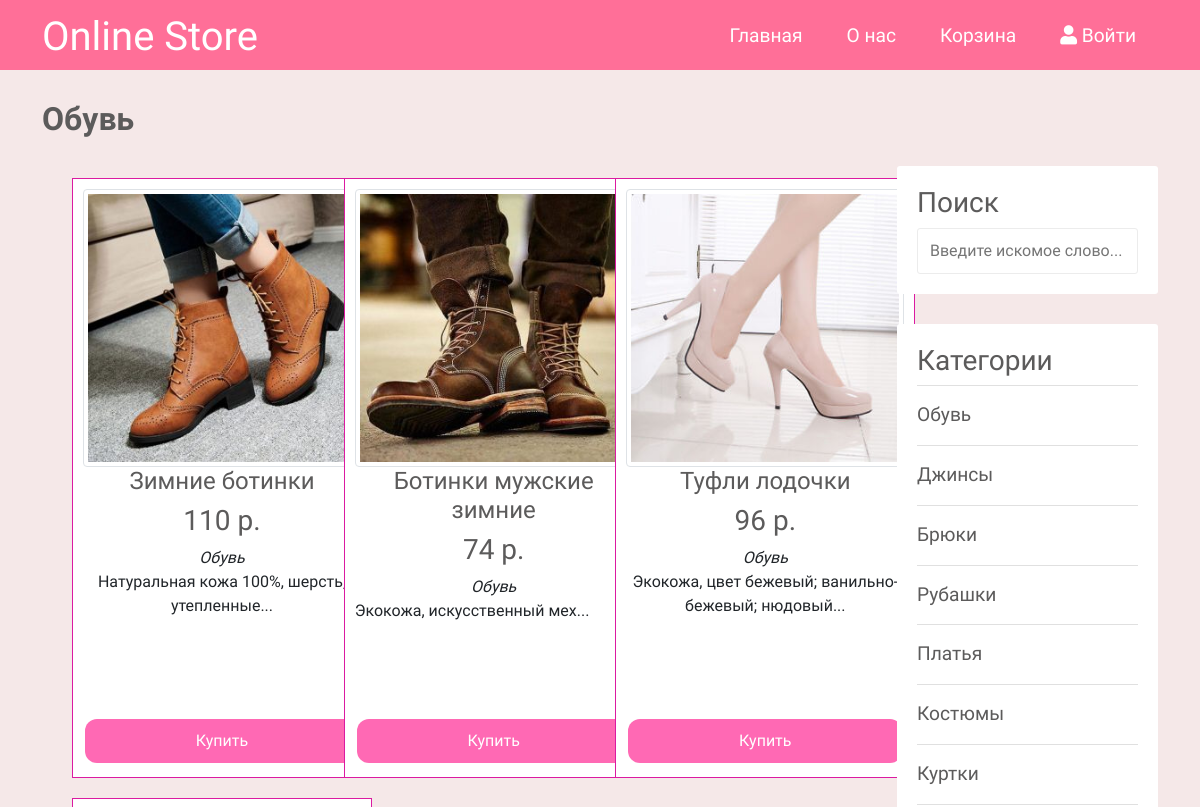
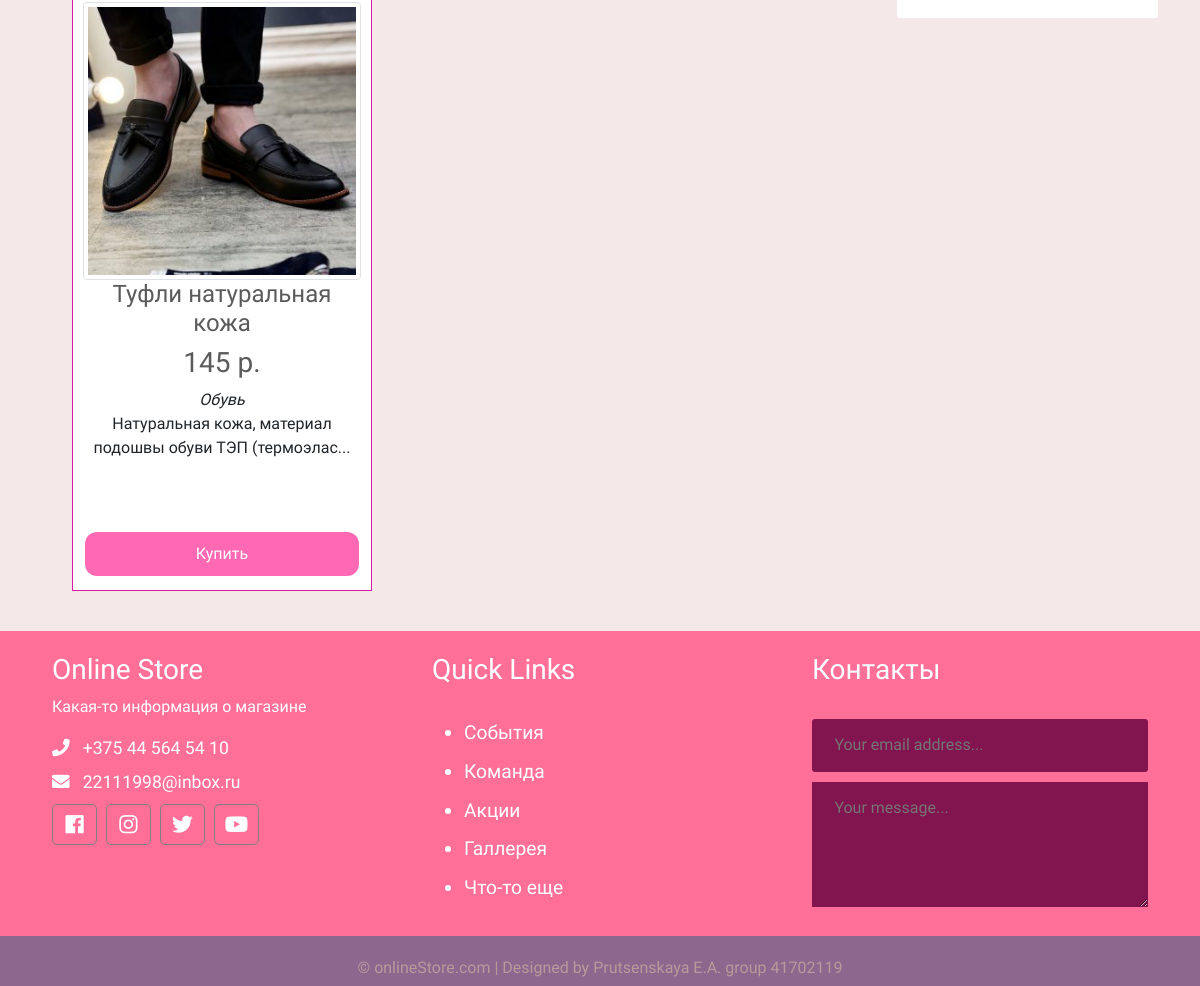
Page /category.php?id=11 on the committed database (2 pictures, top to bottom).
### tables this page shows
CREATE TABLE `topics` (
  `id` int NOT NULL,
  `name` varchar(255) NOT NULL,
  `description` text NOT NULL
);

CREATE TABLE `goods` (
  `id` int NOT NULL,
  `title` varchar(255) NOT NULL,
  `price` varchar(255) NOT NULL,
  `img` varchar(255) NOT NULL,
  `content` varchar(255) NOT NULL,
  `id_topic` int DEFAULT NULL
);

### app/database/db.php (called while the page is built, shortened)
<?php
require 'connect.php';
function dbCheckError($query){
    $errInfo = $query->errorInfo();
    return true;
}
function selectAll($table, $params = []){
    global $pdo;
    $sql = "SELECT * FROM $table";
    if(!empty($params)){
        $i = 0;
        foreach ($params as $key => $value){
            if ($i === 0){
                $sql = $sql . " WHERE $key=$value";
            }else{
                $sql = $sql . " AND $key=$value";
            }
            $i++;
        }
    }
    $query = $pdo->prepare($sql);
    $query->execute();
    return $query->fetchAll();
}
function selectOne($table, $params = []){
    global $pdo;
    $sql = "SELECT * FROM $table";
    if(!empty($params)){
        $i = 0;
        foreach ($params as $key => $value){
            if ($i === 0){
                $sql = $sql . " WHERE $key=$value";
            }else{
                $sql = $sql . " AND $key=$value";
            }
            $i++;
        }
    }
    $query = $pdo->prepare($sql);
    $query->execute();
    return $query->fetch();
}

### app/controllers/topics.php (called while the page is built, shortened)
<?php
include "e:/serverAmpps/Ampps/www/OnlineStore/app/database/db.php";
$topics = selectAll('topics');

### category.php (the view, shortened to what this page needs)
<?php
    include "app/controllers/topics.php";
    $goods = selectAll('goods', ['id_topic' => $_GET['id']]);
    $category = selectOne('topics', ['id' => $_GET['id']]);
?>
<!doctype html>
<html lang="en">
<head>
    <link href="https://cdn.jsdelivr.net/npm/bootstrap@5.0.0-beta2/dist/css/bootstrap.min.css" rel="stylesheet">
    <link rel="stylesheet" href="https://use.fontawesome.com/releases/v5.7.2/css/all.css"
>
    <link rel="stylesheet" href="assets/css/style.css">
</head>
<body>
<?php include("app/include/header.php"); ?>
<div class="container">
			<div class="content row">
<div class="main-content col-md-9 col-12">
					<h2><strong><?=$category['name']; ?></strong></h2>
					<section class="product-box">
				<div class="row">
				<?php foreach ($goods as $good): ?>
                <div class="col-xs-6 col-sm-4 col-md-3 col-lg-4 product-parent">
                    <div class="product">
										<div class="img col-12 col-md-20">
                        <img src="<?="http://localhost/OnlineStore/" . 'assets/images/products/' . $good['img'] ?>" height="300" width="300" alt="<?=$good['title']?>" class="img-thumbnail">
                    </div>
                        <h4>
                            <a href="<?="http://localhost/OnlineStore/" . 'single.php?good=' . $good['id'];?>"><?=substr($good['title'], 0, 80)  ?></a>
                        </h4>
												<h3>
                            <a href="<?="http://localhost/OnlineStore/" . 'single.php?good=' . $good['id'];?>"><?=substr($good['price'], 0, 80) . ' р.' ?></a>
                        </h3>
                        <i> <?=$category['name'];?></i>
                        <p class="preview-text">
                            <?=mb_substr($good['content'], 0, 55, 'UTF-8') . '...' ?>
                        </p>
												<button class="buy-btn">Купить</button>
                    </div>
                </div>
        <?php endforeach; ?>
</div></section>
				</div>
				<div class="sidebar col-md-3 col-12">
					<div class="section search">
						<h3>Поиск</h3>
						<form action="search.php" method="post">
							<input
								type="text"
								name="search-term"
								class="text-input"
								placeholder="Введите искомое слово..."
							/>
						</form>
					</div>
					<div class="section topics">
						<h3>Категории</h3>
						<ul>
							<?php foreach ($topics as $key => $topic): ?>
                    <li>
                        <a href="<?="http://localhost/OnlineStore/" . 'category.php?id=' . $topic['id']; ?>"><?=$topic['name']; ?></a>
                    </li>
                    <?php endforeach; ?>
						</ul>
					</div>
				</div>
			</div>
		</div>
<?php include("app/include/footer.php"); ?>
</body>
</html>

### app/include/header.php (shortened to what this page needs)
<header class="container-fluid">
    <div class="container">
        <div class="row">
            <div class="col-4">
                <h1>
                    <a href="<?php echo "http://localhost/OnlineStore/" ?>">Online Store</a>
                </h1>
            </div>
            <nav class="col-8">
                <ul>
                    <li><a href="<?php echo "http://localhost/OnlineStore/" ?>">Главная</a> </li>
                    <li><a href="<?php echo "http://localhost/OnlineStore/" ?>">О нас</a> </li>
                    <li><a href="<?php echo "http://localhost/OnlineStore/" ?>">Корзина</a> </li>
                    <li>
                        <?php if (isset($_SESSION['id'])): ?>
                            <a href="#">
                                <i class="fa fa-user"></i>
                                <?php echo $_SESSION['login']; ?>
                            </a>
                            <ul>
                                <?php if ($_SESSION['userroot']): ?>
                                    <li><a href="<?php echo "http://localhost/OnlineStore/" . "admin/users/index.php"; ?>">Админ панель</a> </li>
                                <?php endif; ?>
                                <li><a href="<?php echo "http://localhost/OnlineStore/" . "logout.php"; ?>">Выход</a> </li>
                            </ul>
                        <?php else: ?>
                            <a href="<?php echo "http://localhost/OnlineStore/" . "log.php"; ?>">
                                <i class="fa fa-user"></i>
                                Войти
                            </a>
                        <?php endif; ?>
                    </li>
                </ul>
            </nav>
        </div>
    </div>
</header>

### app/include/footer.php (shortened to what this page needs)
<div class="footer container-fluid">
    <div class="footer-content container">
        <div class="row">
            <div class="footer-section about col-md-4 col-12">
                <h3 class="logo-text">Online Store</h3>
                <p>
                    Какая-то информация о магазине
                </p>
                <div class="contact">
                    <span><i class="fas fa-phone"></i> &nbsp; +375 44 564 54 10</span>
                    <span><i class="fas fa-envelope"></i> &nbsp; 22111998@inbox.ru</span>
                </div>
                <div class="socials">
                    <a href="#"><i class="fab fa-facebook"></i></a>
                    <a href="#"><i class="fab fa-instagram"></i></a>
                    <a href="#"><i class="fab fa-twitter"></i></a>
                    <a href="#"><i class="fab fa-youtube"></i></a>
                </div>
            </div>
            <div class="footer-section links col-md-4 col-12">
                <h3>Quick Links</h3>
                <br>
                <ul>
                    <a href="#">
                        <li>События</li>
                    </a>
                    <a href="#">
                        <li>Команда</li>
                    </a>
                    <a href="#">
                        <li>Акции</li>
                    </a>
                    <a href="#">
                        <li>Галлерея</li>
                    </a>
                    <a href="#">
                        <li>Что-то еще</li>
                    </a>
                </ul>
            </div>
            <div class="footer-section contact-form col-md-4 col-12">
                <h3>Контакты</h3>
                <br>
                <form action="index.html" method="post">
                    <input type="email" name="email" class="text-input contact-input" placeholder="Your email address...">
                    <textarea rows="4" name="message" class="text-input contact-input" placeholder="Your message..."></textarea>
                    <button type="submit" class="btn btn-big contact-btn">
                    </button>
                </form>
            </div>
        </div>
        <div class="footer-bottom">
            &copy; onlineStore.com | Designed by Prutsenskaya E.A. group 41702119
        </div>
    </div>
</div>

### assets/css/style.css (style rules this page uses)
* { font-family: 'Comfortaa', cursive; }
html, h1, h2, h3, h4, h5, h6 { color: #5c5b5b; }
body { background: #f5e8e8; }
a { text-decoration: none; color: inherit; }
input { padding: 10px 12px; display: block; width: 100%; border-radius: 3px; border: 1px solid #ececec; line-height: 1.5rem; color: #444444; font-size: 1rem; }
header { background: #ff6f98; height: 70px; }
header * { color: #ffffff; }
header h1 { margin-top: 13px; }
header h1 a { color: #ffffff; }
header ul { margin: 0; padding: 0; list-style-type: none; float: right; }
header ul li { float: left; position: relative; }
header ul li a { display: block; font-size: 1.2rem; text-decoration: none; color: #ffffff; padding: 22px; }
.main-content h2 { margin: 30px 0; }
.search { margin-top: 96px; }
.sidebar .section { background: #ffffff; padding: 20px; border-radius: 3px; margin-bottom: 30px; }
.sidebar .topics ul { margin: 0px; padding: 0px; list-style: none; border-top: 1px solid #e0e0e0; }
.sidebar .topics ul li a { display: block; padding: 15px 0px 15px 0px; border-bottom: 1px solid #e0e0e0; transition: all 0.3s; text-decoration: none; font-weight: 500; color: #5c5b5b; font-size: 1.2em; }
.footer { background: #ff6f98; color: white; position: relative; }
.footer .footer-section { padding: 22px; }
.footer h4, .footer h3 { color: white; }
.footer .about .contact span { display: block; font-size: 1.1em; margin-bottom: 8px; }
.footer .about .socials a { border: 1px solid gray; width: 45px; height: 41px; padding-top: 5px; margin-right: 5px; text-align: center; display: inline-block; font-size: 1.3em; border-radius: 5px; transition: all 0.3s; color: #ffffff; }
.footer .links ul a { display: block; margin-bottom: 10px; font-size: 1.2em; transition: all 0.3s; color: #ffffff; text-decoration: none; }
.footer .contact-form .contact-input { background: #82144f; color: white; margin-bottom: 10px; line-height: 1.5rem; padding: 0.9rem 1.4rem; border: none; width: 100%; }
.footer .contact-form .contact-btn { float: right; font-size: 1.1em; }
.footer .footer-bottom { background: #8e678f; color: #b99a9a; height: 50px; width: 100%; text-align: center; position: absolute; bottom: 0px; left: 0px; padding-top: 20px; }
section.product-box { margin: 30px 20px 30px 20px; }
.product { border: 1px solid #db1aa1; padding: 10px; margin: 10px; width: 300px; height: 600px; float: left; text-align: center; background-color: #fff; display: flex; flex-direction: column; }
.product img { width: 100%; max-height: 800px; }
.buy-btn { background-color: #ff69b4; color: white; border: none; padding: 10px 10px; text-align: center; text-decoration: none; display: inline-block; font-size: 16px; margin: 4px 2px; transition-duration: 0.4s; cursor: pointer; border-radius: 12px; margin-top: auto; }
.preview-text { display: flex; flex-direction: column; align-items: flex-start; flex-grow: 1; }

### rows in the picture
topics: name "Обувь"
goods: img (picture), title "Зимние ботинки", price "110", id_topic.name "Обувь", content "Натуральная кожа 100%, шерсть, утепленные"
goods: img (picture), title "Ботинки мужские зимние", price "74", id_topic.name "Обувь", content "Экокожа, искусственный мех"
goods: img (picture), title "Туфли лодочки", price "96", id_topic.name "Обувь", content "Экокожа, цвет бежевый; ванильно-бежевый; нюдовый"
goods: img (picture), title "Туфли натуральная кожа", price "145", id_topic.name "Обувь", content "Натуральная кожа, материал подошвы обуви ТЭП (термоэлас"
topics: name "Джинсы"
topics: name "Брюки"
topics: name "Рубашки"
topics: name "Платья"
topics: name "Костюмы"
topics: name "Куртки"
